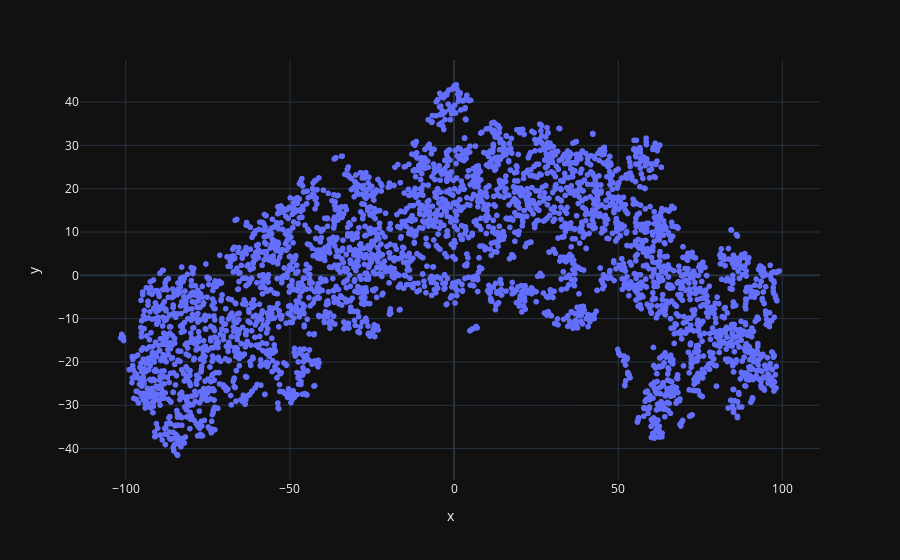

The code cell stored with this chart in its notebook:
### Code cell
tsne = TSNE(n_components=2,perplexity=40, n_iter=2500, random_state=23, learning_rate=100,metric='euclidean',init='pca')
X_tsne = tsne.fit_transform(np.array(word_embeddings))
X_tsne[1:4,:]
emb_df['x'] = X_tsne[:,0]
emb_df['y'] = X_tsne[:,1]
fig = px.scatter(emb_df,x='x',y='y',hover_data={'x':False, 'y':False,'nome':True})
fig.show()

### Figure 1 — Plotly figure (JSON) as saved in the notebook; plotly's stock layout.template omitted (floating-point values rounded to 4 significant figures; data arrays with more than 128 entries replaced by an {"elided": "..."} marker saying what was removed)
{"data": [{"customdata": {"elided": "3428x1 str values"}, "hovertemplate": "nome=%{customdata[0]}<extra></extra>", "legendgroup": "", "marker": {"color": "#636efa", "symbol": "circle"}, "mode": "markers", "name": "", "showlegend": false, "x": {"elided": "3428 float values"}, "xaxis": "x", "y": {"elided": "3428 float values"}, "yaxis": "y", "type": "scattergl"}], "layout": {"xaxis": {"anchor": "y", "domain": [0.0, 1.0], "title": {"text": "x"}}, "yaxis": {"anchor": "x", "domain": [0.0, 1.0], "title": {"text": "y"}}, "legend": {"tracegroupgap": 0}, "margin": {"t": 60}}}
